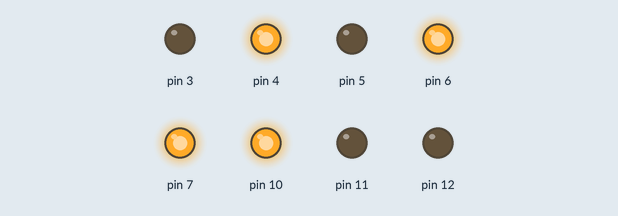
Recording of a sketch running on a simulated Arduino Uno, built with avr-gcc and run on an emulated ATmega328P. Shown: output pins drawn as LEDs (lit = HIGH).

Above: at 1.5 s.
At 4.5 s:
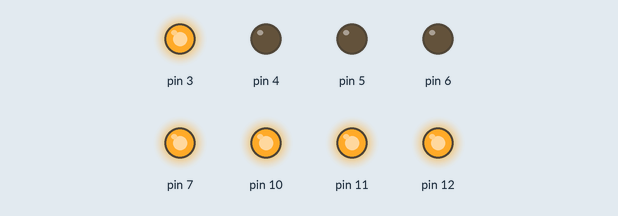
At 7.5 s:
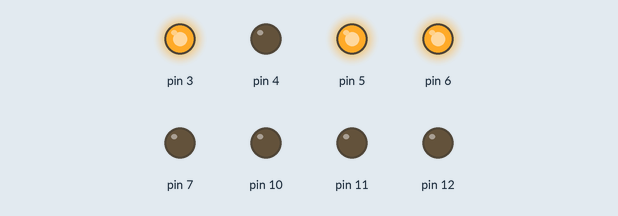
At 10.5 s:
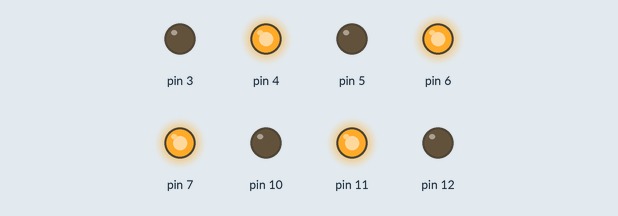
Timing chart, 0 to 15.6 s (numbered marks = the images above):
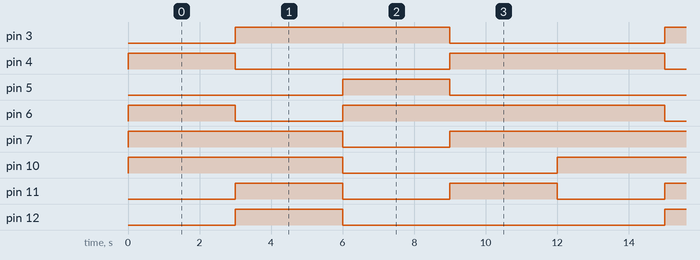

Measured:
- by itself, pin 3, pin 10: alternates HIGH for 6.0 s and LOW for 6.0 s
- by itself, pin 4: repeats every 12.0 s: LOW 6.0 s, HIGH 6.0 s
- by itself, pin 5, pin 12: alternates HIGH for 3.0 s and LOW for 9.0 s
- by itself, pin 6, pin 7: repeats every 12.0 s: LOW 3.0 s, HIGH 9.0 s
- by itself, pin 11: alternates HIGH for 3.0 s and LOW for 3.0 s

The sketch:

cool_krunk_tumelo1.ino
```cpp
int delayGreen = 4000;
int delayRed = 4000;
int delayYellow = 2000;

void setup()
{


  pinMode(10, OUTPUT);
  pinMode(11, OUTPUT);
  pinMode(12, OUTPUT);
  pinMode(7, OUTPUT);
  pinMode(4, OUTPUT);
  pinMode(5, OUTPUT);
  pinMode(6, OUTPUT);
  pinMode(3, OUTPUT);
}

void AND(int a, int b){
   if(a == 1 && b == 1)
   		digitalWrite(12, HIGH);
   	else
      digitalWrite(12, LOW);
}

void OR(int a, int b){
   if(a == 1 || b == 1)
   		digitalWrite(7, HIGH);
   	else
      digitalWrite(7, LOW);
}

void NAND(int a, int b){
   if(!(a == 1 && b == 1))
   		digitalWrite(6, HIGH);
   	else
      digitalWrite(6, LOW);
}

void NOR(int a, int b){
   if(!(a == 1 || b == 1))
   		digitalWrite(5, HIGH);
   	else
      digitalWrite(5, LOW);
}

void XOR(int a, int b){
   if((a == 1 && b == 0) || (a == 0 && b == 1))
   		digitalWrite(4, HIGH);
   	else
      digitalWrite(4, LOW);
}

void XNOR(int a, int b){
   if((a == 1 && b == 1) || (a == 0 && b == 0))
   		digitalWrite(3, HIGH);
   	else
      digitalWrite(3, LOW);
}

void loop()
{
 int i = 1;
 int a = 0;
 int b = 0;
 while(i<= 4){
    if(i <= 2)
      	a = 1;
   	if((i%2) == 0)
      	b = 1;
 	if(a == 1)
   		digitalWrite(10, HIGH);
   	else
      digitalWrite(10, LOW);

   if(b == 1)
   		digitalWrite(11, HIGH);
   	else
      digitalWrite(11, LOW);

   if(i == 4)
   		i = 1;
   else
      i++;
   AND(a,b);
   OR(a,b);
   NAND(a,b);
   NOR(a,b);
   XOR(a,b);
   XNOR(a,b);
   delay(3000);
   a = 0;b=0;
 }

  digitalWrite(6, HIGH);

  digitalWrite(10, HIGH);
  delay (delayYellow);
  digitalWrite(10, LOW);

  digitalWrite(11, HIGH);
  delay (delayRed);
  digitalWrite(11, LOW);

  digitalWrite(6, LOW);
  digitalWrite(4, HIGH);

  digitalWrite(12, HIGH);
  delay(delayGreen);
  digitalWrite(12, LOW);

  digitalWrite(4, LOW);


}
```
